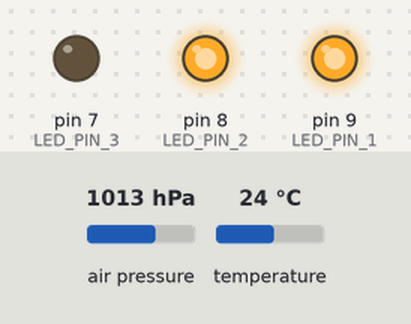
Bench run of a sketch on a simulated Arduino Uno, built with avr-gcc and run on an emulated ATmega328P. Shown: output pins drawn as LEDs (lit = HIGH). The test bench sets the inputs (shaded band); at power-on: air pressure 1013 hPa, temperature 24 °C. Storage starts empty; what the sketch prints to the serial monitor is not drawn.

Above: at 7.8 s.
At 11.0 s:
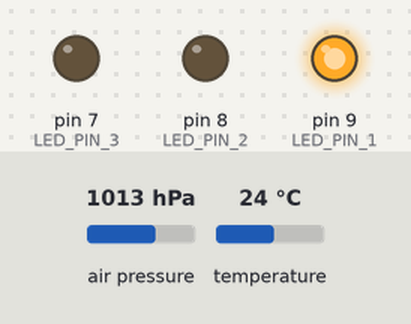
Timing chart, 0 to 15.3 s (numbered marks = the images above):
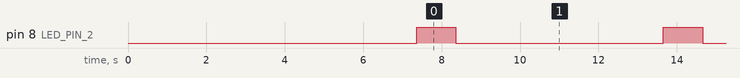

Measured:
- by itself, pin 8 (LED_PIN_2): alternates HIGH for 1.0 s and LOW for 5.3 s

The sketch:

bmp280_logger_Micro.ino
```cpp
/* This program logs bmp280 data to an external memory card via an SD card module.
 * Output formats: .txt, .csv
 */

#include <SPI.h>        // Include SPI library (needed for the SD card)
#include <SD.h>         // Include SD library
#include <Adafruit_BMP280.h>

File dataCsv;
File dataTxt;
int sample_interval = 250; //milliseconds

#define BMP_SCK  (13)
#define BMP_MISO (12)
#define BMP_MOSI (11)
#define BMP_CS   (10)

#define LED_PIN_1 9  //SD card Initialized
#define LED_PIN_2 8  // Sensor initialized
#define LED_PIN_3 7

Adafruit_BMP280 bmp; // I2C

  byte degree_symbol[8] =
              {
                0b00111,
                0b00101,
                0b00111,
                0b00000,
                0b00000,
                0b00000,
                0b00000,
                0b00000
              };

void setup() {

    pinMode(LED_PIN_1, OUTPUT);
    pinMode(LED_PIN_2, OUTPUT);
    pinMode(LED_PIN_3, OUTPUT);

  // Open serial communications and wait for port to open:
  Serial.begin(9600);
  while (!Serial)
    ; // wait for serial port to connect. Needed for native USB port only
  Serial.print("Initializing SD card...");
  if (!SD.begin())
  {
    Serial.println("Failed!");
    while (1);
  }
  Serial.println("Success!\n");
  Serial.println("***********************************");
  Serial.println(F("BMP280 Logger by skg-1"));
  Serial.println("***********************************");
  digitalWrite(LED_PIN_1, HIGH);
  delay(1000);
  //digitalWrite(LED_PIN_1, LOW);

  //checking for a valid BMP280 sensor
  if (bmp.begin(0x76)) {
    Serial.println(F("\nFound a valid BMP280 sensor at 0x76...\n"));
    delay(1000);

  }

  if (!bmp.begin(0x76)) {
    Serial.println(F("Could not find a valid BMP280 sensor, check wiring!"));
    while (1);
  }
  /* Default settings from datasheet. */
  bmp.setSampling(Adafruit_BMP280::MODE_NORMAL,     /* Operating Mode. */
                  Adafruit_BMP280::SAMPLING_X2,     /* Temp. oversampling */
                  Adafruit_BMP280::SAMPLING_X16,    /* Pressure oversampling */
                  Adafruit_BMP280::FILTER_X16,      /* Filtering. */
                  Adafruit_BMP280::STANDBY_MS_500); /* Standby time. */

  delay(5000);
  //dht.begin();
}

uint16_t line = 1;

void loop() {
  delay(sample_interval);
  // Read humidity
  //byte RH = dht.readHumidity();
  //Read temperature in degree Celsius
  //byte Temp = dht.readTemperature();

   float temp = bmp.readTemperature();
   float pressure = bmp.readPressure();
   float alt = bmp.readAltitude(1013.25);

  dataTxt = SD.open("BMP280.txt", FILE_WRITE);

  // if the file opened okay, write to it:
  if (dataTxt)
  {
    Serial.print(line);
     Serial.print(":    Temperature = ");
    Serial.print(temp);
    Serial.print("°C,    Pressure = ");
    Serial.print(pressure/100);
    Serial.println("hPa,   Altitude = ");
    Serial.print(alt);
     Serial.println("m");
    // Write data to SD card file (DHT11Log.txt)
    dataTxt.print(line++);
    dataTxt.print(":    Temperature = ");
    dataTxt.print(temp);
    dataTxt.print("°C,    Pressure = ");
    dataTxt.print(pressure/100);
    dataTxt.print("hPa,    Altitude = ");
    dataTxt.print(alt);
    dataTxt.println("m");
    dataTxt.close();

  }

  dataCsv = SD.open("BMP280.csv", FILE_WRITE);

   if (dataCsv)
  {
    // Write data to SD card file (DHT11Log.txt)

    dataCsv.print(temp);
    dataCsv.print(",");
    dataCsv.print(pressure/100);
    dataCsv.print(",");
    dataCsv.print(alt);
    dataCsv.print("\n");
    dataCsv.close();

     digitalWrite(LED_PIN_2, HIGH);
     delay(1000);
     digitalWrite(LED_PIN_2, LOW);

    delay(5000);
  }
  // if the file didn't open, print an error:
  else
    Serial.println("Error opening BMP280.txt & BMP280.csv !");
}
```
